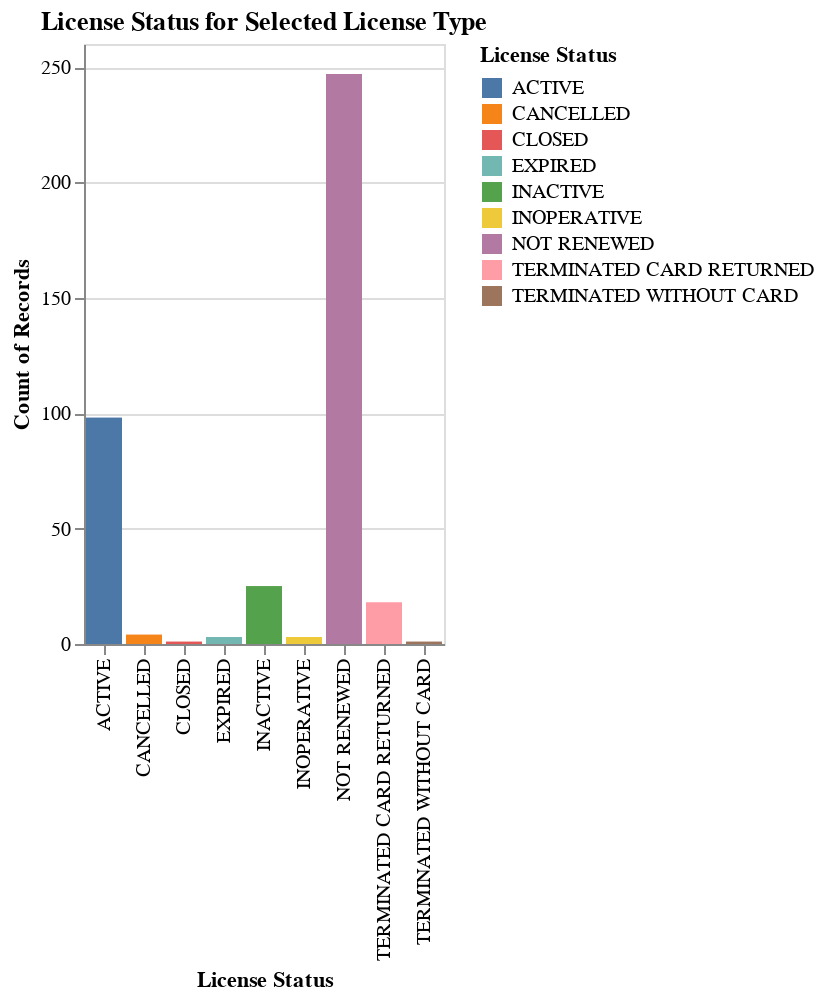

Write notebook code for a chart like this one.
### Code cell
chart2_base = alt.Chart(df_smaller).mark_bar().encode(
    x='License Status:N',
    y='count():Q',
    color='License Status:N',
    tooltip=['License Status:N', 'count():Q']
).properties(
    title='Distribution of License Status'
)

selection = alt.selection_single(fields=['License Type'], bind='legend')

chart2 = alt.layer(
    chart2_base.add_selection(selection),
    chart2_base.transform_filter(selection)
).properties(
    title='License Status for Selected License Type'
)

chart2
# json_file_path = (r"C:\Users\19259\Desktop\charthw82actual.json")
# chart2.save(json_file_path)
# print("success")

### Figure 1 — Vega-Lite specification as saved in the notebook (floating-point values rounded to 4 significant figures; data arrays with more than 128 entries replaced by an {"elided": "..."} marker saying what was removed)
{"config": {"view": {"continuousWidth": 300, "continuousHeight": 300}}, "layer": [{"mark": {"type": "bar"}, "encoding": {"color": {"field": "License Status", "type": "nominal"}, "tooltip": [{"field": "License Status", "type": "nominal"}, {"aggregate": "count", "type": "quantitative"}], "x": {"field": "License Status", "type": "nominal"}, "y": {"aggregate": "count", "type": "quantitative"}}, "name": "view_3", "title": "Distribution of License Status"}, {"mark": {"type": "bar"}, "encoding": {"color": {"field": "License Status", "type": "nominal"}, "tooltip": [{"field": "License Status", "type": "nominal"}, {"aggregate": "count", "type": "quantitative"}], "x": {"field": "License Status", "type": "nominal"}, "y": {"aggregate": "count", "type": "quantitative"}}, "title": "Distribution of License Status", "transform": [{"filter": {"param": "param_3"}}]}], "data": {"name": "data-f55bd9d0c905ea6d054f8f178f583c82"}, "params": [{"name": "param_3", "select": {"type": "point", "fields": ["License Type"]}, "bind": "legend", "views": ["view_3"]}], "title": "License Status for Selected License Type", "$schema": "https://vega.github.io/schema/vega-lite/v5.15.1.json", "datasets": {"data-f55bd9d0c905ea6d054f8f178f583c82": {"elided": "400 records"}}}
